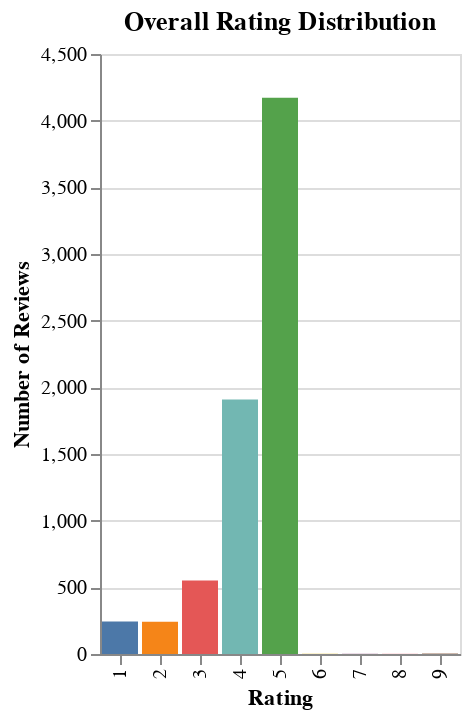

The notebook cell this image was saved under:
### Code cell
ratings_chart = alt.Chart(ratings_count).mark_bar().encode(
    x = alt.X("rating:N", title="Rating"),
    y = alt.Y("count:Q", title="Number of Reviews"),
    color = alt.Color("rating:N", legend=None)
).properties(
    title = "Overall Rating Distribution"
)
ratings_chart

### Figure 1 — Vega-Lite specification as saved in the notebook (floating-point values rounded to 4 significant figures)
{"config": {"view": {"continuousWidth": 300, "continuousHeight": 300}}, "data": {"name": "data-901f5be6d1086740dd3ec502ba4377e1"}, "mark": {"type": "bar"}, "encoding": {"color": {"field": "rating", "legend": null, "type": "nominal"}, "x": {"field": "rating", "title": "Rating", "type": "nominal"}, "y": {"field": "count", "title": "Number of Reviews", "type": "quantitative"}}, "title": "Overall Rating Distribution", "$schema": "https://vega.github.io/schema/vega-lite/v5.16.3.json", "datasets": {"data-901f5be6d1086740dd3ec502ba4377e1": [{"rating": 5.0, "count": 4172}, {"rating": 4.0, "count": 1908}, {"rating": 3.0, "count": 552}, {"rating": 1.0, "count": 244}, {"rating": 2.0, "count": 241}, {"rating": 9.0, "count": 4}, {"rating": 8.0, "count": 2}, {"rating": 7.0, "count": 2}, {"rating": 6.0, "count": 1}]}}
